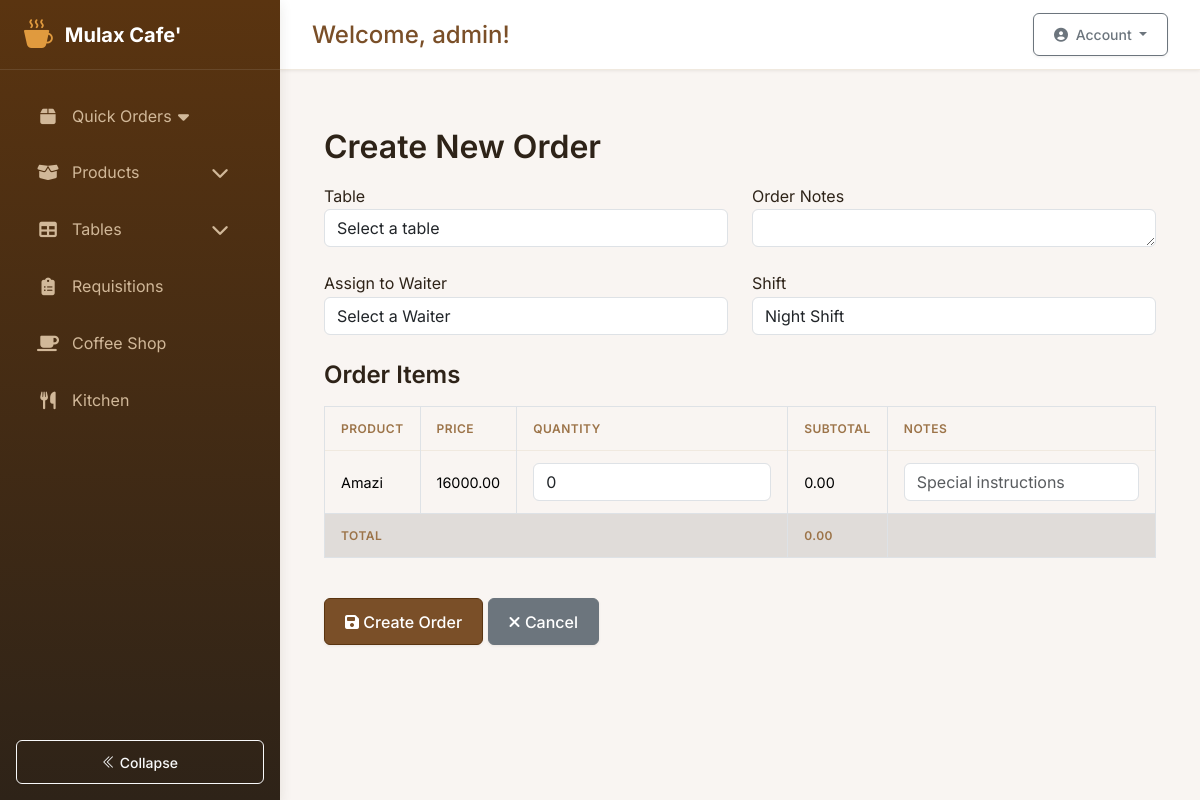
Page /orders/new (signed in) on the committed database.
### app/models.py (models this page shows, shortened)
class User(db.Model, UserMixin):
    __tablename__ = 'users'
    id = db.Column(db.Integer, primary_key=True)
    username = db.Column(db.String(80), unique=True, nullable=False)
    password_hash = db.Column(db.String(128))
    role = db.Column(db.String(20), default='employee')  # Possible values: 'system_control', 'manager', 'employee'
    is_admin = db.Column(db.Boolean, default=False)
    active = db.Column(db.Boolean, default=True)
    created_at = db.Column(db.DateTime, default=lambda: datetime.now(pytz.timezone('Africa/Kigali')))
    last_login = db.Column(db.DateTime)
    must_change_password = db.Column(db.Boolean, default=True)
    current_shift_id = db.Column(db.Integer, db.ForeignKey('shifts.id'))
    current_shift = db.relationship('Shift', back_populates='users')
    attendances = db.relationship('Attendance', back_populates='user')
    stock_movements = db.relationship('StockMovement', back_populates='user')
    requisitions = db.relationship(
        'Requisition',
        back_populates='requester',
        foreign_keys='[Requisition.user_id]'
    )
    approved_requisitions = db.relationship(
        'Requisition',
        back_populates='approver',
        foreign_keys='[Requisition.approved_by]'
    )
    coffee_sales = db.relationship('CoffeeSale', back_populates='recorder')
    orders_recorded = db.relationship('Order', back_populates='recorder', foreign_keys='[Order.recorded_by]')
    orders_served = db.relationship('Order', back_populates='server', foreign_keys='[Order.served_by]')
    orders_created = db.relationship('Order', back_populates='user', foreign_keys='Order.user_id')
    def is_employee(self):
        return self.role == 'employee'
    def get_current_shift(self):
        if self.is_admin or self.is_system_control():
            return None  # Admins can see all shifts
        return self.current_shift

class Shift(db.Model):
    __tablename__ = 'shifts'
    id = db.Column(db.Integer, primary_key=True)
    name = db.Column(db.String(50), nullable=False)
    start_time = db.Column(db.Time, nullable=False)  # e.g., 07:00:00
    end_time = db.Column(db.Time, nullable=False)   # e.g., 17:00:00
    is_active = db.Column(db.Boolean, default=True)
    users = db.relationship('User', back_populates='current_shift')
    attendances = db.relationship('Attendance', back_populates='shift')
    orders = db.relationship('Order', back_populates='shift')

class Product(db.Model):
    __tablename__ = 'products'
    id = db.Column(db.Integer, primary_key=True)
    sku = db.Column(db.String(20), unique=True, nullable=False)
    name = db.Column(db.String(100), nullable=False)
    brand = db.Column(db.String(100))
    description = db.Column(db.Text)
    category = db.Column(db.String(50), nullable=False)
    unit = db.Column(db.String(20), nullable=False)
    current_stock = db.Column(db.Float, default=0)
    unit_price = db.Column(db.Float, default=0)
    cost_price = db.Column(db.Float)
    supplier = db.Column(db.String(100))
    remarks = db.Column(db.String(200))
    tax_rate = db.Column(db.Float, nullable=True)
    reorder_qty = db.Column(db.Float, default=0)
    last_updated = db.Column(db.DateTime,
                           default=lambda: datetime.now(pytz.timezone('Africa/Kigali')),
                           onupdate=lambda: datetime.now(pytz.timezone('Africa/Kigali')))
    min_stock = db.Column(db.Float, default=5.0)
    is_active = db.Column(db.Boolean, default=True, nullable=False)
    deleted_at = db.Column(db.DateTime)
    stock_movements = db.relationship(
        'StockMovement',
        back_populates='product',
        primaryjoin="and_(Product.id==StockMovement.product_id, Product.is_active==True)"
    )
    requisitions = db.relationship(
        'Requisition',
        back_populates='product',
        primaryjoin="and_(Product.id==Requisition.product_id, Product.is_active==True)"
    )
    coffee_sales = db.relationship(
        'CoffeeSale',
        back_populates='product',
        primaryjoin="and_(Product.id==CoffeeSale.product_id, Product.is_active==True)"
    )
    order_items = db.relationship(
        'OrderItem',
        back_populates='product',
        primaryjoin="and_(Product.id==OrderItem.product_id, Product.is_active==True)"
    )

### app/routes/orders.py (the view, shortened to what this page needs)
@bp.route('/new', methods=['GET', 'POST'])
@login_required
def new_order():
    form = OrderForm()
    products = Product.query.order_by(Product.name).all()
    tables = Table.query.order_by(Table.number).all()
    waiters = Waiter.query.filter_by(is_active=True).order_by(Waiter.name).all()
    now = datetime.now(pytz.timezone('Africa/Kigali')).time()
    day_shift_start = datetime.strptime('07:00', '%H:%M').time()
    night_shift_start = datetime.strptime('17:00', '%H:%M').time()
    current_shift = None
    if day_shift_start <= now < night_shift_start:
        current_shift = Shift.query.filter(
            (Shift.name == 'Day Shift') | (Shift.name == 'Morning'),  # Backward compatible
            Shift.is_active == True
        ).first()
        if not current_shift:
            current_shift = Shift.query.filter_by(name='Morning', is_active=True).first()
    else:
        current_shift = Shift.query.filter(
            (Shift.name == 'Night Shift') | (Shift.name == 'Evening'),  # Backward compatible
            Shift.is_active == True
        ).first()
        if not current_shift:
            current_shift = Shift.query.filter_by(name='Evening', is_active=True).first()
    return render_template('orders/new.html',
                         form=form,
                         products=products,
                         tables=tables,
                         waiters=waiters,
                         current_shift=current_shift)

### app/templates/orders/new.html (shortened to what this page needs)
{% extends 'base.html' %}
{% block content %}
<div class="container mt-4">
    <h2>Create New Order</h2>
    <form method="post">
        <div class="row mb-4">
            <div class="col-md-6">
                <div class="form-group">
                    <label for="table_id">Table</label>
                    <select class="form-control" id="table_id" name="table_id" required>
                        <option value="">Select a table</option>
                    </select>
                </div>
            </div>
            <div class="col-md-6">
                <div class="form-group">
                    <label for="notes">Order Notes</label>
                    <textarea class="form-control" id="notes" name="notes" rows="1">{{ form.notes.data or '' }}</textarea>
                </div>
            </div>
        </div>
        <div class="row mb-4">
            <div class="col-md-6">
                <div class="form-group">
                    <label for="waiter_id">Assign to Waiter</label>
                    <select class="form-control" id="waiter_id" name="waiter_id">
                        <option value="">Select a Waiter</option>
                    </select>
                </div>
            </div>
            <div class="col-md-6">
                <div class="form-group">
                    <label>Shift</label>
                    <input type="text" class="form-control" readonly
                           value="{{ current_shift.name if current_shift else 'No active shift' }}">
                </div>
            </div>
        </div>
        <h4 class="mb-3">Order Items</h4>
        <div class="table-responsive mb-4">
            <table class="table table-bordered">
                <thead class="thead-light">
                    <tr>
                        <th>Product</th>
                        <th>Price</th>
                        <th>Quantity</th>
                        <th>Subtotal</th>
                        <th>Notes</th>
                    </tr>
                </thead>
                <tbody>
                    {% for product in products %}
                    <tr>
                        <td>{{ product.name }}</td>
                        <td>{{ "%.2f"|format(product.unit_price) }}</td>
                        <td>
                            <input type="number" name="product_{{ product.id }}"
                                   class="form-control quantity-input" min="0" value="0"
                                   data-price="{{ product.unit_price }}">
                        </td>
                        <td class="subtotal">0.00</td>
                        <td>
                            <input type="text" name="notes_{{ product.id }}"
                                   class="form-control" placeholder="Special instructions">
                        </td>
                    </tr>
                    {% endfor %}
                </tbody>
                <tfoot>
                    <tr class="table-active">
                        <th colspan="3">Total</th>
                        <th id="order-total">0.00</th>
                        <th></th>
                    </tr>
                </tfoot>
            </table>
        </div>
        <div class="form-group">
            <button type="submit" class="btn btn-primary">
                <i class="fas fa-save"></i> Create Order
            </button>
            <a href="{{ url_for('orders.list_orders') }}" class="btn btn-secondary">
                <i class="fas fa-times"></i> Cancel
            </a>
        </div>
    </form>
</div>
{% endblock %}

### app/templates/base.html (shortened to what this page needs)
<!DOCTYPE html>
<html lang="en">
<head>
    <link rel="stylesheet" href="https://cdn.jsdelivr.net/npm/bootstrap-icons@1.11.1/font/bootstrap-icons.css">
    <link href="https://cdn.jsdelivr.net/npm/bootstrap@5.3.2/dist/css/bootstrap.min.css" rel="stylesheet">
    <link href="{{ url_for('static', filename='css/styles.css') }}" rel="stylesheet">
    <link rel="stylesheet" href="https://cdnjs.cloudflare.com/ajax/libs/font-awesome/6.5.2/css/all.min.css">
    <link rel="stylesheet" href="https://cdn.datatables.net/1.11.5/css/dataTables.bootstrap5.min.css">
</head>
<body>
    {% if current_user.is_authenticated %}
        <div class="app-container">
            <aside class="sidebar" id="sidebar">
                <div class="sidebar-header">
                    <a href="#" class="sidebar-brand">
                        <i class="bi bi-cup-hot-fill"></i>
                        <span>Mulax Cafe'</span>
                    </a>
                </div>
                <div class="sidebar-nav-container">
                    <ul class="sidebar-nav">
                        <li class="nav-item">
                            <a class="sidebar-nav-link collapsed" href="#" data-bs-toggle="collapse" data-bs-target="#ordersMenu" aria-expanded="false">
                                <i class="fas fa-box"></i><span>Quick Orders</span>
                                <i class="fas fa-caret-down float-end"></i>
                            </a>
                        </li>
                        <li class="nav-item">
                            <a class="sidebar-nav-link d-flex align-items-center" href="#productSubmenu" data-bs-toggle="collapse" role="button" aria-expanded="false" aria-controls="productSubmenu">
                                <i class="fas fa-box-open"></i>
                                <span>Products</span>
                                <i class="fas fa-chevron-down ms-auto menu-toggle"></i>
                            </a>
                        </li>
                        <li class="nav-item">
                            <a class="sidebar-nav-link d-flex align-items-center" href="#tablesSubmenu" data-bs-toggle="collapse" role="button" aria-expanded="false" aria-controls="tablesSubmenu">
                                <i class="fas fa-table"></i>
                                <span>Tables</span>
                                <i class="fas fa-chevron-down ms-auto menu-toggle"></i>
                            </a>
                        </li>
                        <li class="nav-item">
                            <a class="sidebar-nav-link" href="{{ url_for('requisitions.list_requisitions') }}">
                                <i class="fas fa-clipboard-list"></i><span>Requisitions</span>
                            </a>
                        </li>
                        <li class="nav-item">
                            <a class="sidebar-nav-link" href="{{ url_for('coffee.list_sales') }}">
                                <i class="fas fa-coffee"></i><span>Coffee Shop</span>
                            </a>
                        </li>
                        <li class="nav-item">
                            <a class="sidebar-nav-link" href="{{ url_for('kitchen.inventory') }}">
                                <i class="fas fa-utensils"></i><span>Kitchen</span>
                            </a>
                        </li>
                    </ul>
                </div>
                <div class="sidebar-footer p-3">
                    <button class="sidebar-toggle btn btn-sm btn-outline-light w-100" id="sidebarToggle">
                        <i class="bi bi-chevron-double-left"></i> <span>Collapse</span>
                    </button>
                </div>
            </aside>
            <main class="main-content" id="main-content">
                <div class="content-wrapper">
                    <div class="top-bar">
                        <div class="welcome-message">
                            <h4>Welcome, {{ current_user.username }}!</h4>
                        </div>
                        <div class="user-profile">
                            <div class="dropdown">
                                <button class="btn btn-sm btn-outline-secondary dropdown-toggle" type="button" id="dropdownMenuButton" data-bs-toggle="dropdown" aria-expanded="false">
                                    <i class="fas fa-user-circle me-1"></i> Account
                                </button>
                            </div>
                        </div>
                    </div>
                    <div class="content-container">
                        {% block content %}{% endblock %}
                    </div>
                </div>
            </main>
        </div>
    {% endif %}
</body>
</html>

### rows in the picture
User: username "admin"
Shift: name "Night Shift"
Product: name "Amazi", unit_price "16000.00"
